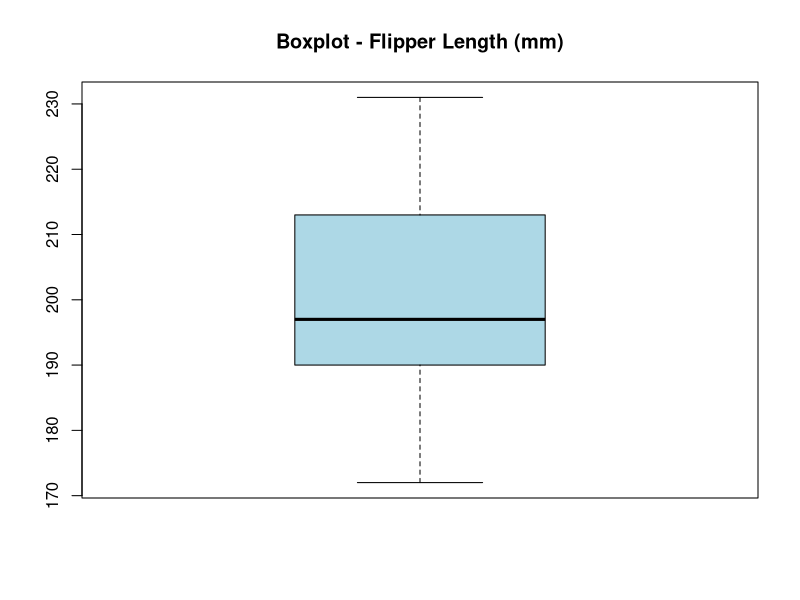
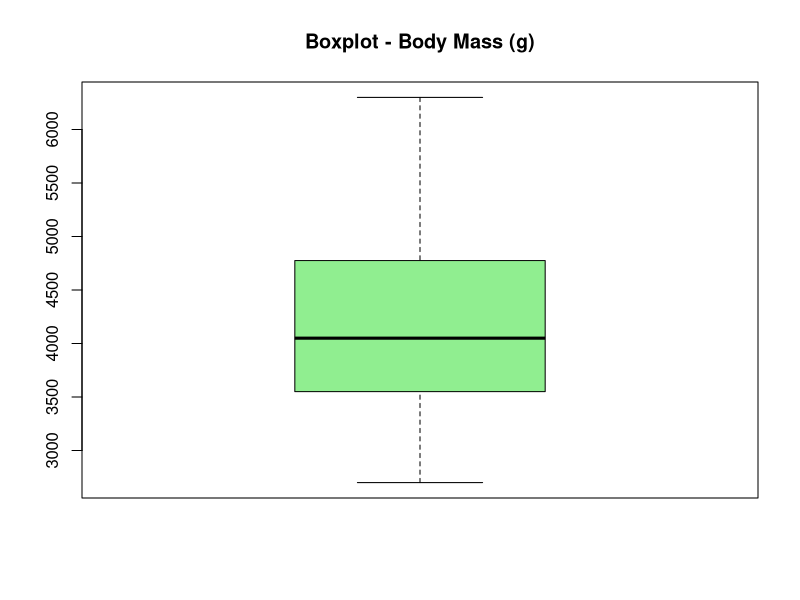

The R source for these figures, in order:
## ---- chunk 1
library(tidyverse)
library(palmerpenguins)
data("penguins")
head(penguins)
## ---- chunk 2
str(penguins)
summary(penguins)
## ---- chunk 3
colnames(penguins)
colSums(is.na(penguins))
## ---- chunk 4
penguins_clean <- penguins %>%
  filter(!is.na(flipper_length_mm), !is.na(body_mass_g), !is.na(sex))
nrow(penguins_clean)
colSums(is.na(penguins_clean))
## ---- chunk 5
penguins_clean <- penguins_clean %>%
  mutate(
    species = as.factor(species),
    island = as.factor(island),
    sex = as.factor(sex),
    year = as.integer(year)
  )
str(penguins_clean)
## ---- chunk 6
penguins_clean %>%
  summarise(
    species_types = n_distinct(species),
    islands = n_distinct(island),
    sexes = n_distinct(sex)
  )
## ---- chunk 7
boxplot(penguins_clean$flipper_length_mm,
        main = "Boxplot - Flipper Length (mm)",
        col = "lightblue")
boxplot(penguins_clean$body_mass_g,
        main = "Boxplot - Body Mass (g)",
        col = "lightgreen")
## ---- chunk 8
flipper_outliers <- boxplot.stats(penguins_clean$flipper_length_mm)$out
bodymass_outliers <- boxplot.stats(penguins_clean$body_mass_g)$out

flipper_outliers
bodymass_outliers
## ---- chunk 9
penguins_clean <- penguins_clean %>%
  filter(body_mass_g > 2000 & body_mass_g < 7000)
## ---- chunk 10
summary(penguins_clean)
colSums(is.na(penguins_clean))
cat("Rows before cleaning:", nrow(penguins), "\n")
cat("Rows after cleaning:", nrow(penguins_clean), "\n")
## ---- chunk 11
if(!dir.exists("data/clean")) dir.create("data/clean", recursive = TRUE)
write_csv(penguins_clean, "data/clean/penguins_clean.csv")
list.files("data/clean")
